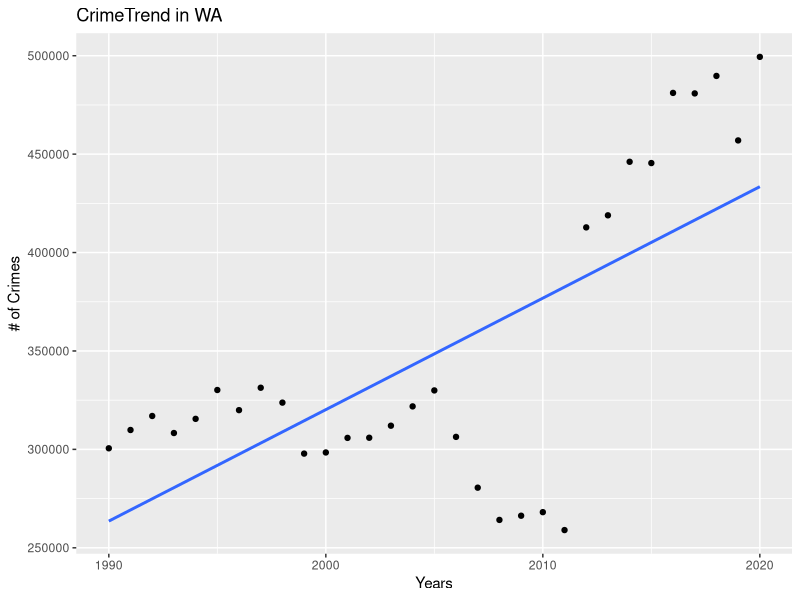

This chart was generated by the following R code:
##How has the crime rate in King County changed over the last ten years?
library(tidyverse)
cjdb <- read.csv("../data/CJDB90_20.csv")

cjdb_years <- cjdb %>%
  mutate(CRIME_TOTALS = SRS_TOTAL + NIB_TOTAL) %>%
  select(year, county, CRIME_TOTALS) %>%
  filter(county == "STATE")

cjdb_years_plot <- ggplot(cjdb_years, aes(year, CRIME_TOTALS)) +
  geom_point() +
  geom_smooth(method="lm", se=FALSE) +
  labs(title = "CrimeTrend in WA") +
  labs(x = "Years") +
  labs(y = "# of Crimes")
  
                          